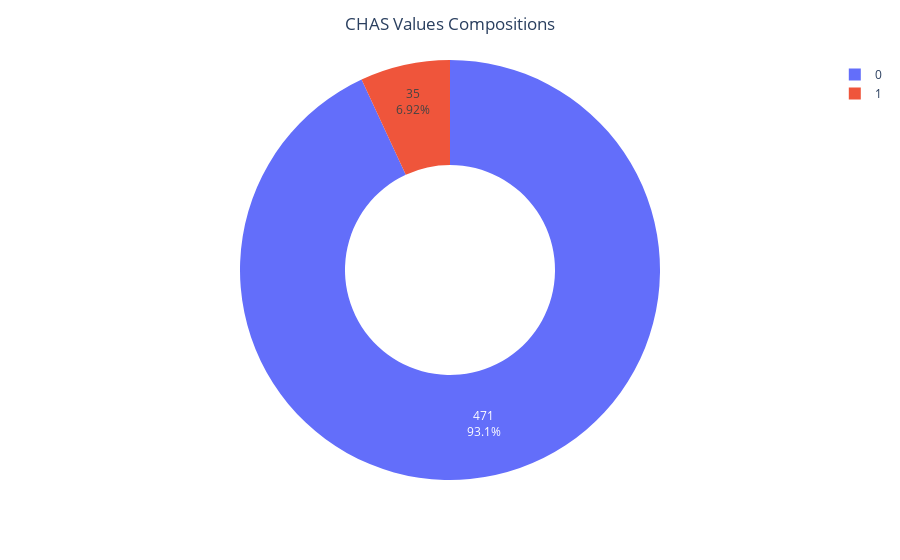

Notebook cell for this chart:
### Code cell
plot_pie(df['CHAS'].value_counts(), title='CHAS Values Compositions', title_x=0.5, textinfo='percent+value')

### Figure 1 — Plotly figure (JSON) as saved in the notebook; plotly's stock layout.template omitted (floating-point values rounded to 4 significant figures)
{"data": [{"domain": {"x": [0, 1], "y": [0, 1]}, "hole": 0.5, "hovertemplate": "label=%{label}<br>value=%{value}<extra></extra>", "labels": [0, 1], "legendgroup": "", "name": "", "showlegend": true, "textinfo": "percent+value", "textposition": "inside", "type": "pie", "values": [471, 35]}], "layout": {"legend": {"tracegroupgap": 0}, "margin": {"t": 60}, "title": {"text": "CHAS Values Compositions", "x": 0.5}}}
